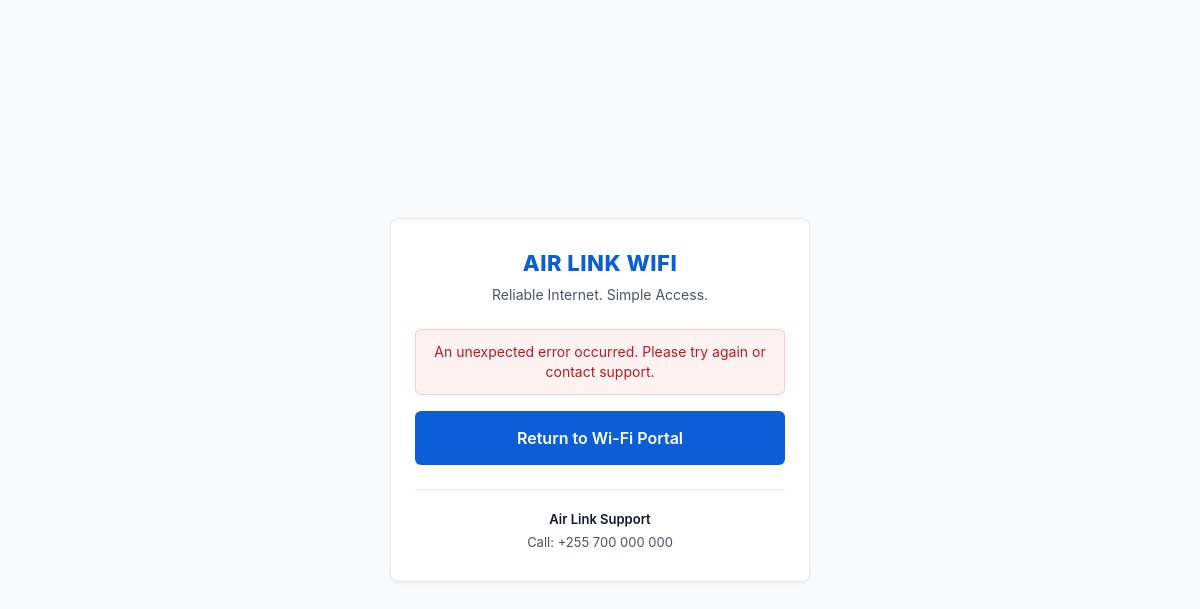
Page /public/error.php on the committed database.
### tables this page shows
CREATE TABLE `settings` (
  `id` INT UNSIGNED NOT NULL AUTO_INCREMENT,
  `setting_key` VARCHAR(100) NOT NULL,
  `setting_value` TEXT NULL,
  `setting_group` VARCHAR(50) NOT NULL DEFAULT 'general',
  `description` VARCHAR(255) NULL,
  `updated_at` TIMESTAMP NOT NULL DEFAULT CURRENT_TIMESTAMP ON UPDATE CURRENT_TIMESTAMP,
  PRIMARY KEY (`id`),
  UNIQUE KEY `uk_setting_key` (`setting_key`)
);

### config/database.php (called while the page is built, shortened)
<?php
class Database {
    private static ?PDO $instance = null;
    public static function getConnection(): PDO {
        if (self::$instance === null) {
            $dsn = sprintf(
                'mysql:host=%s;port=%s;dbname=%s;charset=utf8mb4',
                DB_HOST,
                DB_PORT,
                DB_NAME
            );
            $options = [
                PDO::ATTR_ERRMODE            => PDO::ERRMODE_EXCEPTION,
                PDO::ATTR_DEFAULT_FETCH_MODE => PDO::FETCH_ASSOC,
                PDO::ATTR_EMULATE_PREPARES   => false,
                PDO::MYSQL_ATTR_INIT_COMMAND => "SET NAMES utf8mb4 COLLATE utf8mb4_unicode_ci, time_zone = '+03:00'",
            ];
            try {
                self::$instance = new PDO($dsn, DB_USER, DB_PASSWORD, $options);
            } catch (PDOException $e) {
                if (defined('APP_DEBUG') && APP_DEBUG) {
                    throw new RuntimeException("Database connection error: " . $e->getMessage(), (int)$e->getCode());
                }
                throw new RuntimeException("Unable to connect to the authentication database. Please check system configuration.");
            }
        }
        return self::$instance;
    }
    public static function getSetting(string $key, ?string $default = null): ?string {
        try {
            $pdo = self::getConnection();
            $stmt = $pdo->prepare("SELECT `setting_value` FROM `settings` WHERE `setting_key` = :key LIMIT 1");
            $stmt->execute(['key' => $key]);
            $row = $stmt->fetch();
            $value = $row ? (string)$row['setting_value'] : $default;
            return $value;
        } catch (Throwable) {
            return $default;
        }
    }
}

### includes/ViewHelper.php (called while the page is built, shortened)
<?php
class ViewHelper {
    public static function e(?string $value): string {
        return htmlspecialchars((string)$value, ENT_QUOTES, 'UTF-8');
    }
}

### public/error.php (the view, shortened to what this page needs)
<?php
require_once __DIR__ . '/../config/database.php';
require_once __DIR__ . '/../includes/ViewHelper.php';
$businessName = Database::getSetting('business_name', APP_NAME);
$tagline      = Database::getSetting('tagline', APP_TAGLINE);
$message      = trim($_GET['msg'] ?? 'An unexpected error occurred. Please try again or contact support.');
?>
<!DOCTYPE html>
<html lang="en">
<head>
    <link rel="stylesheet" href="../assets/css/portal.css">
</head>
<body>
<div class="portal-container">
    <div class="portal-card">
        <header class="portal-header">
            <h1 class="brand-title"><?= ViewHelper::e($businessName) ?></h1>
            <p class="brand-tagline"><?= ViewHelper::e($tagline) ?></p>
        </header>
        <div class="alert alert-danger" style="text-align: center;">
            <?= ViewHelper::e($message) ?>
        </div>
        <a href="index.php" class="btn btn-primary" style="margin-top: 16px;">
            Return to Wi-Fi Portal
        </a>
        <footer class="portal-footer">
            <div class="help-title">Air Link Support</div>
            <div class="help-text">
                Call: <?= ViewHelper::e(Database::getSetting('support_phone', '+255 700 000 000')) ?>
            </div>
        </footer>
    </div>
</div>
</body>
</html>

### assets/css/portal.css (style rules this page uses)
:root { --primary: #0b5ed7; --primary-hover: #0a58ca; --primary-active: #094eb8; --text-main: #111827; --text-muted: #4b5563; --text-light: #6b7280; --bg-page: #f9fafb; --bg-card: #ffffff; --border-color: #e5e7eb; --border-focus: #2563eb; --success: #15803d; --success-bg: #f0fdf4; --success-border: #bbf7d0; --danger: #b91c1c; --danger-bg: #fef2f2; --danger-border: #fecaca; --font-stack: -apple-system, BlinkMacSystemFont, "Segoe UI", Roboto, Helvetica, Arial, sans-serif; }
* { box-sizing: border-box; margin: 0; padding: 0; -webkit-tap-highlight-color: transparent; }
html, body { height: 100%; background-color: var(--bg-page); color: var(--text-main); font-family: var(--font-stack); font-size: 16px; line-height: 1.5; }
body { display: flex; flex-direction: column; align-items: center; justify-content: center; min-height: 100vh; padding: 16px; }
.portal-container { width: 100%; max-width: 420px; margin: 0 auto; }
.portal-card { background-color: var(--bg-card); border: 1px solid var(--border-color); border-radius: 8px; padding: 28px 24px; box-shadow: 0 1px 3px rgba(0, 0, 0, 0.06); }
.portal-header { text-align: center; margin-bottom: 24px; }
.brand-title { font-size: 22px; font-weight: 800; letter-spacing: 0.5px; color: var(--primary); text-transform: uppercase; margin-bottom: 4px; }
.brand-tagline { font-size: 14px; color: var(--text-muted); font-weight: 400; }
.btn { display: block; width: 100%; padding: 14px 20px; font-size: 16px; font-weight: 600; text-align: center; text-decoration: none; border-radius: 6px; border: 1px solid transparent; cursor: pointer; transition: background-color 0.15s ease; }
.btn-primary { background-color: var(--primary); color: #ffffff; }
.alert { padding: 12px 14px; border-radius: 6px; font-size: 14px; line-height: 1.4; margin-bottom: 16px; }
.alert-danger { background-color: var(--danger-bg); border: 1px solid var(--danger-border); color: var(--danger); }
.portal-footer { margin-top: 24px; padding-top: 20px; border-top: 1px solid var(--border-color); text-align: center; }
.help-title { font-size: 13px; font-weight: 600; color: var(--text-main); margin-bottom: 4px; }
.help-text { font-size: 13px; color: var(--text-muted); }

### rows in the picture
settings: setting_value "AIR LINK WIFI"
settings: setting_value "Reliable Internet. Simple Access."
settings: setting_value "+255 700 000 000"

### other values in the picture
ViewHelper::e($message) "An unexpected error occurred. Please try again or contact support."
